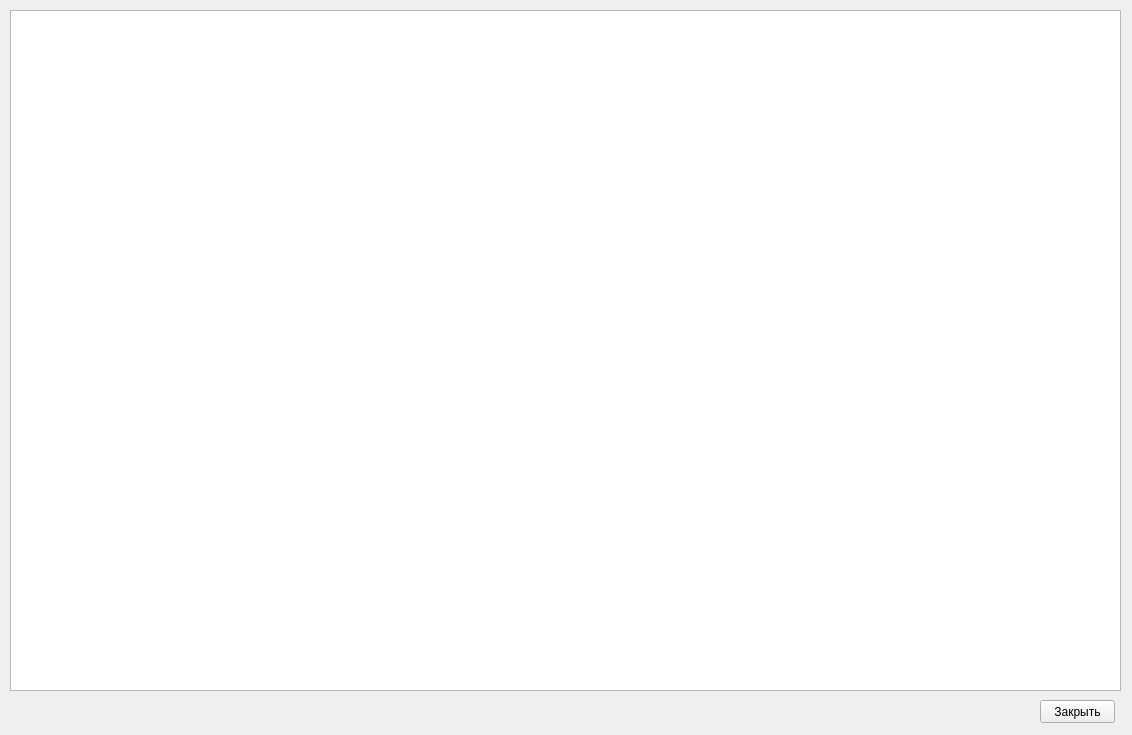
<?xml version="1.0" encoding="UTF-8"?>
<ui version="4.0">
 <class>bigChart</class>
 <widget class="QWidget" name="bigChart">
  <property name="geometry">
   <rect>
    <x>0</x>
    <y>0</y>
    <width>1132</width>
    <height>735</height>
   </rect>
  </property>
  <property name="windowTitle">
   <string/>
  </property>
  <widget class="QPushButton" name="close">
   <property name="geometry">
    <rect>
     <x>1040</x>
     <y>700</y>
     <width>75</width>
     <height>23</height>
    </rect>
   </property>
   <property name="text">
    <string>Закрыть</string>
   </property>
  </widget>
  <widget class="QChartView" name="bchrt">
   <property name="geometry">
    <rect>
     <x>10</x>
     <y>10</y>
     <width>1111</width>
     <height>681</height>
    </rect>
   </property>
  </widget>
 </widget>
 <layoutdefault spacing="6" margin="11"/>
 <customwidgets>
  <customwidget>
   <class>QChartView</class>
   <extends>QGraphicsView</extends>
   <header>QtCharts</header>
  </customwidget>
 </customwidgets>
 <resources/>
 <connections/>
</ui>
